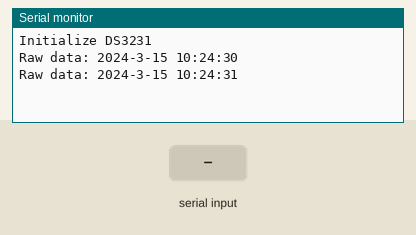
This sketch was run on a simulated Arduino Uno, built with avr-gcc and run on an emulated ATmega328P. On the bench: the last lines printed to the serial monitor. The test bench sets the inputs (shaded band). The local clock reads 2024-03-15 10:24:30 at power-on unless the sketch sets it.

Above: at 1.2 s.
1.3 s: "a90\n" received over Serial
At 2.8 s:
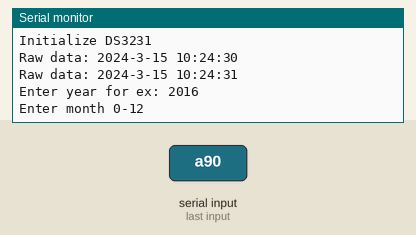
3.5 s: "90,45,200\n" received over Serial
At 4.3 s:
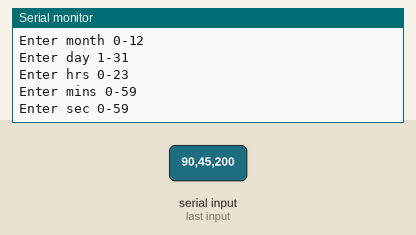
Timing chart, 0 to 6.5 s (numbered marks = the images above; inputs shaded):
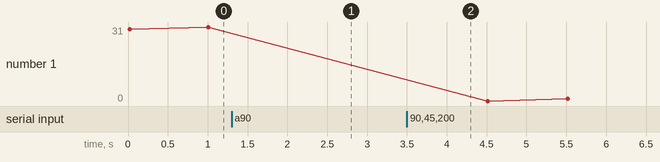

The sketch:

DS3231-Winkel-RTC-git-example.ino
```cpp
#include <Wire.h>
#include <DS3231.h> //You need this library and can download from above link or use the forked library at https://github.com/mboxtech/Arduino-DS3231

DS3231 clock;
RTCDateTime dt;

void setup()
{
  Serial.begin(9600);

  // Initialize DS3231
  Serial.println("Initialize DS3231");;
  clock.begin();


}

void setClck(){
// Function for setting DS3231 on winkel board
  int yr,mnth,hrs,mins,sec,day;
   Serial.println("Enter year for ex: 2016");
  while(Serial.available() == 0){


  }
  yr = Serial.parseInt();
  Serial.println("Enter month 0-12 ");
  while(Serial.available() == 0){


  }
  mnth = Serial.parseInt();
   Serial.println("Enter day 1-31");
  while(Serial.available() == 0){


  }
  day = Serial.parseInt();
  Serial.println("Enter hrs 0-23");
  while(Serial.available() == 0){


  }
  hrs = Serial.parseInt();
  Serial.println("Enter mins 0-59");
  while(Serial.available() == 0){


  }
  mins = Serial.parseInt();
  Serial.println("Enter sec 0-59");
  while(Serial.available() == 0){


  }
  sec = Serial.parseInt();
  clock.setDateTime(yr,mnth,day,hrs,mins,sec);
}


void loop()
{
  //Open console and press 'a' to set the date and time.
  if(Serial.available()){

    char ser = Serial.read();
    if(ser == 'a'){
      setClck();
    }
  }
  dt = clock.getDateTime();

  // For leading zero look to DS3231_dateformat example

  Serial.print("Raw data: ");
  Serial.print(dt.year);   Serial.print("-");
  Serial.print(dt.month);  Serial.print("-");
  Serial.print(dt.day);    Serial.print(" ");
  Serial.print(dt.hour);   Serial.print(":");
  Serial.print(dt.minute); Serial.print(":");
  Serial.print(dt.second); Serial.println("");

  delay(1000);
}
```

Measured:
- after the input at 1.3 s, the serial monitor: prints a new line after 0.71 s (image 1)
- after the input at 3.5 s, the serial monitor: prints a new line at once (image 2)
- plotted number 1: 31 → 6 after the input at 3.5 s
